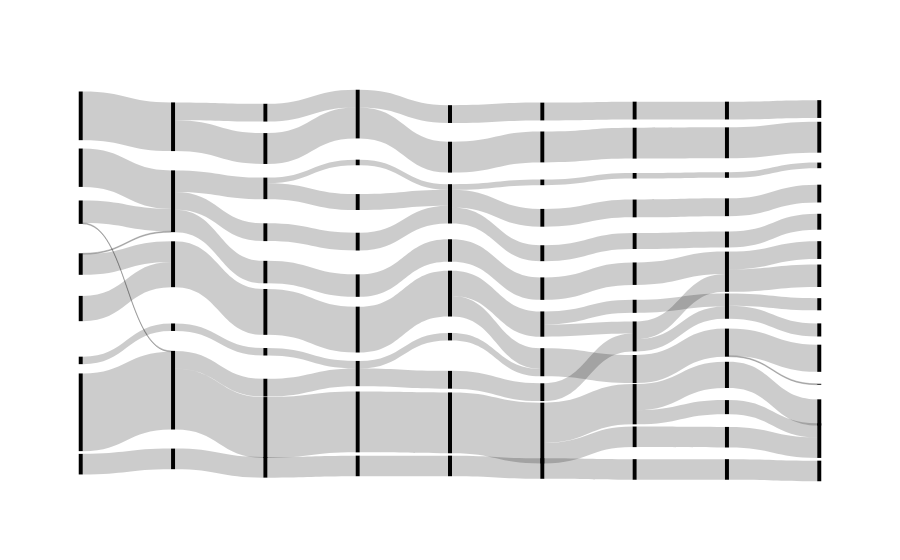

The code cell stored with this chart in its notebook:
### Code cell
# plot Sankey
fig = sankey_2.plot_sankey(pad=9,thickness=4)
fig.write_image(f"figures/sankey_forward_omics_1_v2.svg")
